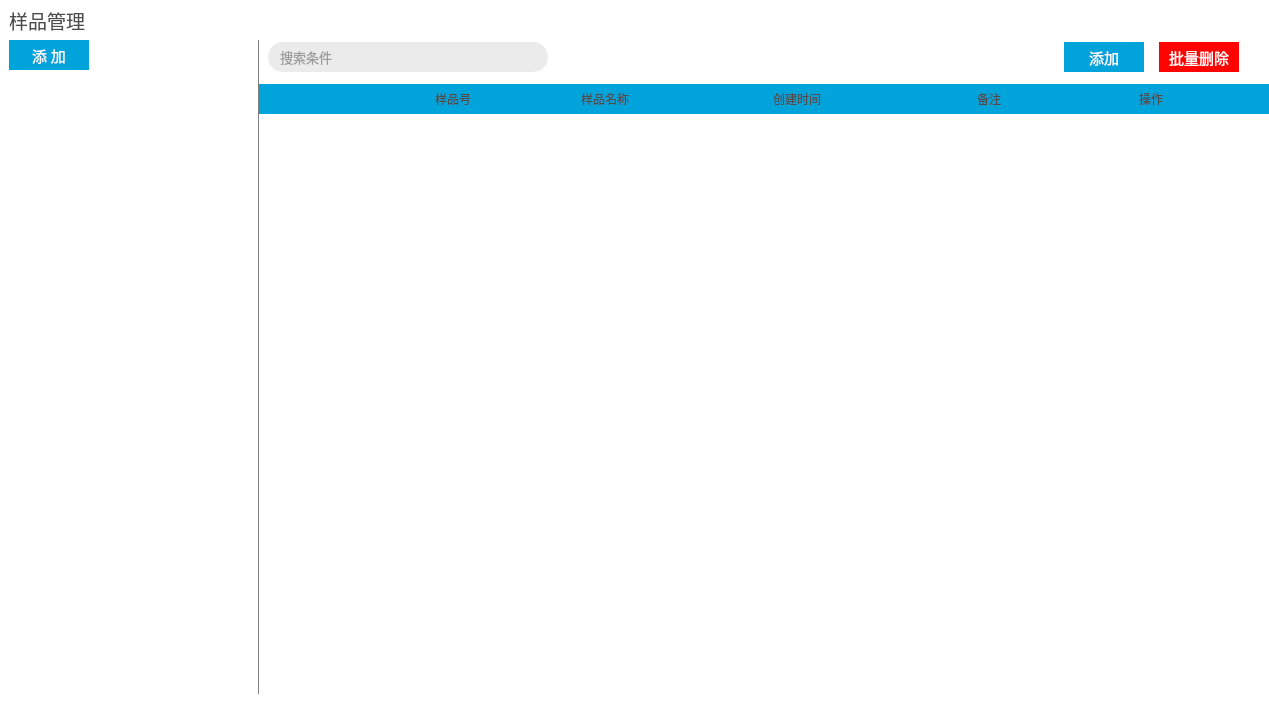
<?xml version="1.0" encoding="UTF-8"?>
<ui version="4.0">
 <class>Form</class>
 <widget class="QWidget" name="Form">
  <property name="geometry">
   <rect>
    <x>0</x>
    <y>0</y>
    <width>1269</width>
    <height>703</height>
   </rect>
  </property>
  <property name="windowTitle">
   <string>Form</string>
  </property>
  <property name="styleSheet">
   <string notr="true">QGroupBox{border:none;color:#FF4D4D4D;background-color:#FFFFFF;}
QListWidget{border:none;background:transparent;}
QLabel{background:transparent; color:#FF4D4D4D;}
QCheckBox{background:transparent;margin-left:5px;}
#gbxLeft{border-right:1px solid gray;}
#lblTitle{color:#FF4D4D4D;font-size:14pt;}
#lineSearch{background-color:#FFEBEBEB;color:#FF4D4D4D;border-radius: 15px; border: 2px; padding:0 0 0 10;}
#btnDemoBatchDel{background-color: rgb(255,62,62);color:white}
#gbxDemoMgrTableHeader {background-color: #FF00A3DA;}
#gbxDemoMgrTableHeader QLabel{qproperty-alignment: 'AlignHCenter|AlignVCenter';font-size:9pt;text-align:left}

QTreeWidget{border:none;background:transparent;color:#FF4D4D4D;}
QTreeWidget::item {height:32px;}
QScrollBar{border:none;background:transparent;}
QScrollBar:vertical {width: 5px;}
QScrollBar:vertical{width:5px;background:#FFFFFF; margin:0px,0px,0px,0px;padding-top:0px;padding-bottom:0px;}
QScrollBar::handle:vertical{width:5px;background:transparent;border-radius:4px;min-height:60;}
QScrollBar::handle:vertical:hover{width:5px;background:rgba(0,0,0,20%);border-radius:4px;min-height:60;}
QScrollBar::add-line:vertical{height:0px;width:0px;subcontrol-position:bottom;}
QScrollBar::sub-line:vertical{height:0px;width:0px;subcontrol-position:top;}
QScrollBar::add-line:vertical:hover{height:0px;width:0px;subcontrol-position:bottom;}
QScrollBar::sub-line:vertical:hover{height:0px;width:0px;subcontrol-position:top;}
QScrollBar::sub-page:vertical{background: none;}
QScrollBar::add-page:vertical{background: none;}

QListWidget{border:none;background:transparent;}
QListWidget::item{border-bottom:1px solid black;}
QListWidget::item .QLabel{qproperty-alignment: 'AlignHCenter|AlignVCenter';font-size:9pt;text-align:left;}
QListWidget::item .QPushButton{qproperty-alignment: ' AlignHCenter|AlignVCenter'; font-size:9pt;}

QCheckBox{background:transparent;}
QCheckBox::indicator { width: 20px;height: 20px;}
QCheckBox::indicator:checked { image: url(./Res/checkbox-checked.png); } 
QCheckBox::indicator:unchecked {image: url(./Res/checkbox-unchecked.png);}
#optView{color:#4454a6;}
#optExport{color:#0ab363;}
#optDel{color:#e54356;}
#optView{background-color: rgb(68,99,190);}

#btnAddDemoCategory{background-color:#FF00A3DA;border:none;color:white}
#btnAddDemoCategory:hover{background-color:#8F00A3DA;color:white}
#btnDemoAdd{background-color:#FF00A3DA;border:none;;color:white}
#btnDemoAdd:hover{background-color:#8F00A3DA;}
#btnDemoBatchDel{background-color: rgb(255, 2, 2);border:none;color:white;}
#btnDemoBatchDel:hover{background-color:rgb(255, 111, 92);color:white;}


</string>
  </property>
  <layout class="QVBoxLayout" name="verticalLayout">
   <property name="spacing">
    <number>0</number>
   </property>
   <property name="leftMargin">
    <number>0</number>
   </property>
   <property name="topMargin">
    <number>0</number>
   </property>
   <property name="rightMargin">
    <number>0</number>
   </property>
   <property name="bottomMargin">
    <number>0</number>
   </property>
   <item>
    <widget class="QGroupBox" name="groupBox">
     <property name="minimumSize">
      <size>
       <width>0</width>
       <height>40</height>
      </size>
     </property>
     <property name="maximumSize">
      <size>
       <width>16777215</width>
       <height>40</height>
      </size>
     </property>
     <property name="font">
      <font>
       <family>宋体</family>
       <pointsize>14</pointsize>
      </font>
     </property>
     <property name="title">
      <string/>
     </property>
     <layout class="QHBoxLayout" name="horizontalLayout">
      <property name="spacing">
       <number>0</number>
      </property>
      <property name="leftMargin">
       <number>9</number>
      </property>
      <property name="topMargin">
       <number>0</number>
      </property>
      <property name="bottomMargin">
       <number>0</number>
      </property>
      <item>
       <widget class="QLabel" name="lblTitle">
        <property name="text">
         <string>样品管理</string>
        </property>
       </widget>
      </item>
     </layout>
    </widget>
   </item>
   <item>
    <widget class="QGroupBox" name="groupBox_2">
     <property name="title">
      <string/>
     </property>
     <layout class="QHBoxLayout" name="horizontalLayout_2">
      <property name="spacing">
       <number>0</number>
      </property>
      <property name="leftMargin">
       <number>9</number>
      </property>
      <property name="topMargin">
       <number>0</number>
      </property>
      <property name="rightMargin">
       <number>0</number>
      </property>
      <item alignment="Qt::AlignLeft">
       <widget class="QGroupBox" name="gbxLeft">
        <property name="minimumSize">
         <size>
          <width>250</width>
          <height>0</height>
         </size>
        </property>
        <property name="maximumSize">
         <size>
          <width>250</width>
          <height>16777215</height>
         </size>
        </property>
        <property name="styleSheet">
         <string notr="true"/>
        </property>
        <property name="title">
         <string/>
        </property>
        <layout class="QHBoxLayout" name="horizontalLayout_3">
         <property name="spacing">
          <number>0</number>
         </property>
         <property name="leftMargin">
          <number>0</number>
         </property>
         <property name="topMargin">
          <number>0</number>
         </property>
         <property name="rightMargin">
          <number>0</number>
         </property>
         <property name="bottomMargin">
          <number>0</number>
         </property>
         <item>
          <layout class="QVBoxLayout" name="verticalLayout_2">
           <property name="spacing">
            <number>10</number>
           </property>
           <item>
            <widget class="QPushButton" name="btnAddDemoCategory">
             <property name="minimumSize">
              <size>
               <width>80</width>
               <height>30</height>
              </size>
             </property>
             <property name="maximumSize">
              <size>
               <width>80</width>
               <height>30</height>
              </size>
             </property>
             <property name="font">
              <font>
               <family>宋体</family>
               <pointsize>11</pointsize>
              </font>
             </property>
             <property name="text">
              <string>添 加</string>
             </property>
            </widget>
           </item>
           <item>
            <widget class="QTreeWidget" name="treeWidgetDemoCategory">
             <property name="rootIsDecorated">
              <bool>true</bool>
             </property>
             <property name="headerHidden">
              <bool>true</bool>
             </property>
             <property name="expandsOnDoubleClick">
              <bool>false</bool>
             </property>
             <column>
              <property name="text">
               <string>新建列</string>
              </property>
             </column>
            </widget>
           </item>
          </layout>
         </item>
        </layout>
       </widget>
      </item>
      <item>
       <widget class="QGroupBox" name="gbxRight">
        <property name="enabled">
         <bool>true</bool>
        </property>
        <property name="styleSheet">
         <string notr="true"/>
        </property>
        <property name="title">
         <string/>
        </property>
        <layout class="QVBoxLayout" name="verticalLayout_3">
         <property name="spacing">
          <number>0</number>
         </property>
         <property name="leftMargin">
          <number>0</number>
         </property>
         <property name="topMargin">
          <number>0</number>
         </property>
         <property name="rightMargin">
          <number>0</number>
         </property>
         <property name="bottomMargin">
          <number>0</number>
         </property>
         <item>
          <widget class="QGroupBox" name="groupBox_12">
           <property name="minimumSize">
            <size>
             <width>0</width>
             <height>35</height>
            </size>
           </property>
           <property name="maximumSize">
            <size>
             <width>16777215</width>
             <height>80</height>
            </size>
           </property>
           <property name="title">
            <string/>
           </property>
           <layout class="QHBoxLayout" name="horizontalLayout_15">
            <property name="spacing">
             <number>0</number>
            </property>
            <property name="leftMargin">
             <number>0</number>
            </property>
            <property name="topMargin">
             <number>0</number>
            </property>
            <property name="rightMargin">
             <number>0</number>
            </property>
            <property name="bottomMargin">
             <number>0</number>
            </property>
            <item>
             <layout class="QGridLayout" name="gridLayout_4">
              <property name="leftMargin">
               <number>9</number>
              </property>
              <property name="rightMargin">
               <number>30</number>
              </property>
              <item row="0" column="3">
               <widget class="QLabel" name="label_6">
                <property name="minimumSize">
                 <size>
                  <width>15</width>
                  <height>0</height>
                 </size>
                </property>
                <property name="maximumSize">
                 <size>
                  <width>15</width>
                  <height>16777215</height>
                 </size>
                </property>
                <property name="text">
                 <string/>
                </property>
               </widget>
              </item>
              <item row="0" column="4">
               <widget class="QPushButton" name="btnDemoBatchDel">
                <property name="minimumSize">
                 <size>
                  <width>80</width>
                  <height>30</height>
                 </size>
                </property>
                <property name="maximumSize">
                 <size>
                  <width>80</width>
                  <height>30</height>
                 </size>
                </property>
                <property name="font">
                 <font>
                  <family>宋体</family>
                  <pointsize>11</pointsize>
                 </font>
                </property>
                <property name="styleSheet">
                 <string notr="true"/>
                </property>
                <property name="text">
                 <string>批量删除</string>
                </property>
               </widget>
              </item>
              <item row="0" column="0">
               <widget class="QLineEdit" name="lineSearch">
                <property name="minimumSize">
                 <size>
                  <width>280</width>
                  <height>30</height>
                 </size>
                </property>
                <property name="maximumSize">
                 <size>
                  <width>280</width>
                  <height>30</height>
                 </size>
                </property>
                <property name="font">
                 <font>
                  <family>Arial</family>
                  <pointsize>10</pointsize>
                 </font>
                </property>
                <property name="tabletTracking">
                 <bool>false</bool>
                </property>
                <property name="inputMask">
                 <string/>
                </property>
                <property name="maxLength">
                 <number>32767</number>
                </property>
                <property name="echoMode">
                 <enum>QLineEdit::Normal</enum>
                </property>
                <property name="cursorPosition">
                 <number>0</number>
                </property>
                <property name="placeholderText">
                 <string>搜索条件 </string>
                </property>
                <property name="clearButtonEnabled">
                 <bool>false</bool>
                </property>
               </widget>
              </item>
              <item row="0" column="1">
               <spacer name="horizontalSpacer_2">
                <property name="orientation">
                 <enum>Qt::Horizontal</enum>
                </property>
                <property name="sizeHint" stdset="0">
                 <size>
                  <width>40</width>
                  <height>20</height>
                 </size>
                </property>
               </spacer>
              </item>
              <item row="0" column="2">
               <widget class="QPushButton" name="btnDemoAdd">
                <property name="minimumSize">
                 <size>
                  <width>80</width>
                  <height>30</height>
                 </size>
                </property>
                <property name="maximumSize">
                 <size>
                  <width>80</width>
                  <height>30</height>
                 </size>
                </property>
                <property name="font">
                 <font>
                  <family>宋体</family>
                  <pointsize>11</pointsize>
                 </font>
                </property>
                <property name="styleSheet">
                 <string notr="true"/>
                </property>
                <property name="text">
                 <string>添加</string>
                </property>
               </widget>
              </item>
             </layout>
            </item>
           </layout>
          </widget>
         </item>
         <item>
          <widget class="QGroupBox" name="groupBox_11">
           <property name="styleSheet">
            <string notr="true"/>
           </property>
           <property name="title">
            <string/>
           </property>
           <layout class="QHBoxLayout" name="horizontalLayout_9">
            <property name="spacing">
             <number>0</number>
            </property>
            <property name="leftMargin">
             <number>0</number>
            </property>
            <property name="topMargin">
             <number>9</number>
            </property>
            <property name="rightMargin">
             <number>0</number>
            </property>
            <property name="bottomMargin">
             <number>0</number>
            </property>
            <item>
             <widget class="QGroupBox" name="gbxContent">
              <property name="styleSheet">
               <string notr="true"/>
              </property>
              <property name="title">
               <string/>
              </property>
              <layout class="QHBoxLayout" name="horizontalLayout_19">
               <property name="spacing">
                <number>0</number>
               </property>
               <property name="leftMargin">
                <number>0</number>
               </property>
               <property name="topMargin">
                <number>0</number>
               </property>
               <property name="rightMargin">
                <number>0</number>
               </property>
               <property name="bottomMargin">
                <number>0</number>
               </property>
               <item>
                <layout class="QVBoxLayout" name="verticalLayout_7">
                 <property name="spacing">
                  <number>0</number>
                 </property>
                 <item>
                  <widget class="QGroupBox" name="gbxDemoMgrTableHeader">
                   <property name="minimumSize">
                    <size>
                     <width>0</width>
                     <height>30</height>
                    </size>
                   </property>
                   <property name="maximumSize">
                    <size>
                     <width>16777215</width>
                     <height>30</height>
                    </size>
                   </property>
                   <property name="styleSheet">
                    <string notr="true"/>
                   </property>
                   <property name="title">
                    <string/>
                   </property>
                   <layout class="QHBoxLayout" name="horizontalLayout_4">
                    <property name="spacing">
                     <number>0</number>
                    </property>
                    <property name="leftMargin">
                     <number>0</number>
                    </property>
                    <property name="topMargin">
                     <number>0</number>
                    </property>
                    <property name="rightMargin">
                     <number>5</number>
                    </property>
                    <property name="bottomMargin">
                     <number>0</number>
                    </property>
                    <item>
                     <widget class="QCheckBox" name="chkAll">
                      <property name="minimumSize">
                       <size>
                        <width>40</width>
                        <height>20</height>
                       </size>
                      </property>
                      <property name="maximumSize">
                       <size>
                        <width>40</width>
                        <height>20</height>
                       </size>
                      </property>
                      <property name="sizeIncrement">
                       <size>
                        <width>0</width>
                        <height>0</height>
                       </size>
                      </property>
                      <property name="baseSize">
                       <size>
                        <width>0</width>
                        <height>0</height>
                       </size>
                      </property>
                      <property name="layoutDirection">
                       <enum>Qt::LeftToRight</enum>
                      </property>
                      <property name="styleSheet">
                       <string notr="true">QCheckBox::indicator { width: 20px;height: 20px;}
QCheckBox::indicator:checked { image: url(./Res/checkbox-checked.png); } QCheckBox::indicator:unchecked {image: url(./Res/checkbox-unchecked.png);}</string>
                      </property>
                      <property name="text">
                       <string/>
                      </property>
                     </widget>
                    </item>
                    <item>
                     <widget class="QLabel" name="label_5">
                      <property name="minimumSize">
                       <size>
                        <width>100</width>
                        <height>0</height>
                       </size>
                      </property>
                      <property name="maximumSize">
                       <size>
                        <width>100</width>
                        <height>16777215</height>
                       </size>
                      </property>
                      <property name="styleSheet">
                       <string notr="true"/>
                      </property>
                      <property name="text">
                       <string>样品号</string>
                      </property>
                      <property name="alignment">
                       <set>Qt::AlignCenter</set>
                      </property>
                     </widget>
                    </item>
                    <item>
                     <widget class="QLabel" name="label_9">
                      <property name="minimumSize">
                       <size>
                        <width>100</width>
                        <height>0</height>
                       </size>
                      </property>
                      <property name="maximumSize">
                       <size>
                        <width>100</width>
                        <height>16777215</height>
                       </size>
                      </property>
                      <property name="styleSheet">
                       <string notr="true"/>
                      </property>
                      <property name="text">
                       <string>样品名称</string>
                      </property>
                      <property name="alignment">
                       <set>Qt::AlignCenter</set>
                      </property>
                     </widget>
                    </item>
                    <item>
                     <widget class="QLabel" name="label_12">
                      <property name="minimumSize">
                       <size>
                        <width>180</width>
                        <height>0</height>
                       </size>
                      </property>
                      <property name="maximumSize">
                       <size>
                        <width>180</width>
                        <height>16777215</height>
                       </size>
                      </property>
                      <property name="styleSheet">
                       <string notr="true"/>
                      </property>
                      <property name="text">
                       <string>创建时间</string>
                      </property>
                      <property name="alignment">
                       <set>Qt::AlignCenter</set>
                      </property>
                     </widget>
                    </item>
                    <item>
                     <widget class="QLabel" name="label_13">
                      <property name="minimumSize">
                       <size>
                        <width>100</width>
                        <height>0</height>
                       </size>
                      </property>
                      <property name="maximumSize">
                       <size>
                        <width>100</width>
                        <height>16777215</height>
                       </size>
                      </property>
                      <property name="styleSheet">
                       <string notr="true"/>
                      </property>
                      <property name="text">
                       <string>备注</string>
                      </property>
                      <property name="alignment">
                       <set>Qt::AlignCenter</set>
                      </property>
                     </widget>
                    </item>
                    <item>
                     <widget class="QLabel" name="lblOpt">
                      <property name="minimumSize">
                       <size>
                        <width>120</width>
                        <height>0</height>
                       </size>
                      </property>
                      <property name="maximumSize">
                       <size>
                        <width>120</width>
                        <height>16777215</height>
                       </size>
                      </property>
                      <property name="sizeIncrement">
                       <size>
                        <width>0</width>
                        <height>0</height>
                       </size>
                      </property>
                      <property name="text">
                       <string>操作</string>
                      </property>
                      <property name="alignment">
                       <set>Qt::AlignCenter</set>
                      </property>
                     </widget>
                    </item>
                   </layout>
                  </widget>
                 </item>
                 <item>
                  <widget class="QListWidget" name="listWidgetDemo">
                   <property name="focusPolicy">
                    <enum>Qt::ClickFocus</enum>
                   </property>
                   <property name="styleSheet">
                    <string notr="true"/>
                   </property>
                   <property name="verticalScrollBarPolicy">
                    <enum>Qt::ScrollBarAlwaysOn</enum>
                   </property>
                   <property name="editTriggers">
                    <set>QAbstractItemView::NoEditTriggers</set>
                   </property>
                   <property name="selectionMode">
                    <enum>QAbstractItemView::NoSelection</enum>
                   </property>
                   <property name="selectionBehavior">
                    <enum>QAbstractItemView::SelectRows</enum>
                   </property>
                  </widget>
                 </item>
                </layout>
               </item>
              </layout>
             </widget>
            </item>
           </layout>
          </widget>
         </item>
        </layout>
       </widget>
      </item>
     </layout>
    </widget>
   </item>
  </layout>
 </widget>
 <resources/>
 <connections/>
</ui>
